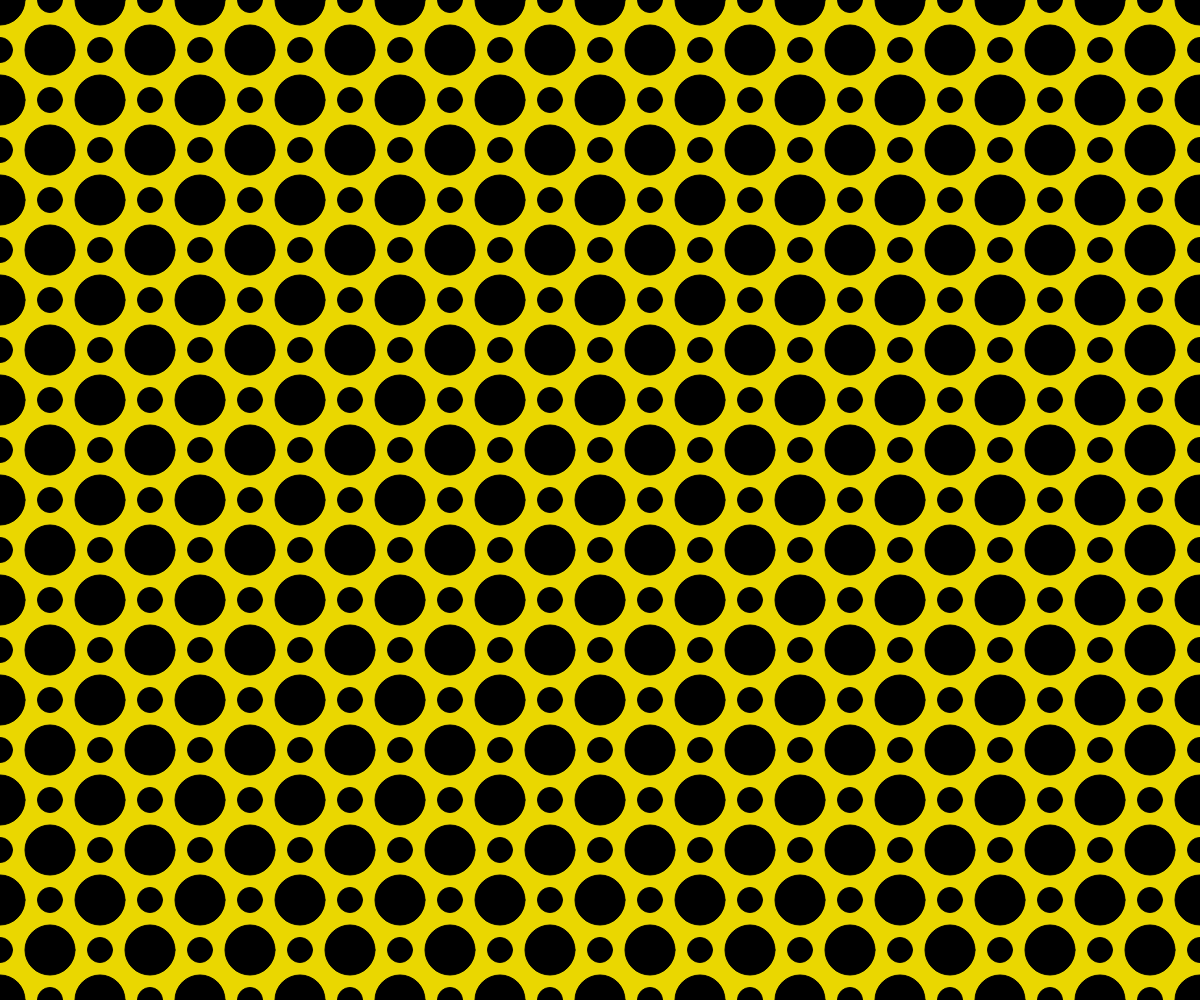
Frame 1 (no input)
Frame 60 (no input): identical to frame 1, image omitted
Frame 120 (the mouse pressed at the canvas centre since frame 60): identical to frame 1, image omitted

The p5.js sketch that drew this single still picture (run headless with seeded random() and noise() and a simulated clock; from frame 60 on, the mouse is pressed at the canvas centre):

// p5.js sketch
// ── sketch.js
let small = 25;
let big = 50;

let xOffset = 50;
let xSpacing = 50;

let yOffset = 50;
let ySpacing = 50;



function setup() {
    createCanvas(windowWidth, windowHeight);
}

function draw() {
  background(234, 215, 0);
  fill(0);

  for (let xPos = 0; xPos <= width ; xPos += xSpacing) {
    for (let yPos = 0; yPos <= height ; yPos += ySpacing) {

        ellipse(xPos, yPos, small, small);
    }
  
  }

  for (let xPos = 0; xPos <= width ; xPos += 100) {
    for (let yPos = 0; yPos <= height ; yPos += 100) {

        ellipse(xPos, yPos, big, big);
    }
  
  }

  for (let xPos = 50; xPos <= width ; xPos += 100) {
    for (let yPos = 50; yPos <= height ; yPos += 100) {

        ellipse(xPos, yPos, big, big);
    }
  
  }
}
